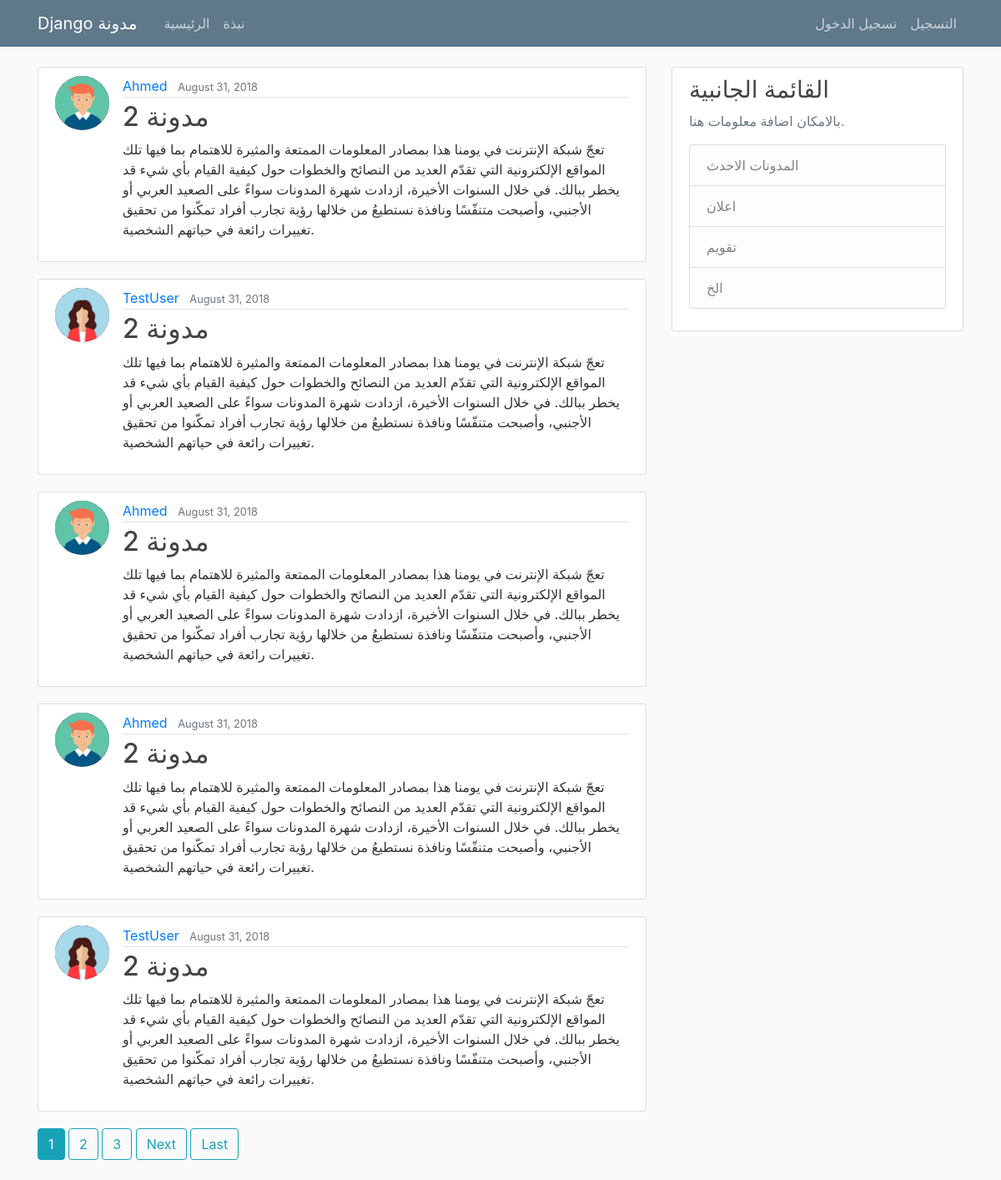
The page / on the database its author committed.
### blog/models.py (models this page shows, shortened)
class Post(models.Model):
    title = models.CharField(verbose_name= 'العنوان', max_length=100)
    content = models.TextField(verbose_name= 'المحتوى')
    date_posted = models.DateTimeField(default=timezone.now)
    author = models.ForeignKey(User, on_delete=models.CASCADE)

### users/models.py (models this page shows, shortened)
class Profile(models.Model):
    user = models.OneToOneField(User, on_delete=models.CASCADE)
    image = models.ImageField(default='default.jpg', upload_to='profile_pics')

### blog/views.py (the view)
# urls.py: path('', PostListView.as_view(), name='blog-home'),
class PostListView(ListView):
    model = Post
    template_name = 'blog/home.html'  # <app>/<model>_<viewtype>.html
    context_object_name = 'posts'
    ordering = ['-date_posted']
    paginate_by = 5

### blog/templates/blog/home.html (shortened to what this page needs)
{% extends "blog/base.html" %}
{% block content %}
    {% for post in posts %}
        <article class="media content-section">
          <img class="rounded-circle article-img" src="{{ post.author.profile.image.url }}">
          <div class="media-body">
            <div class="article-metadata">
              <a class="mr-2" href="{% url 'user-posts' post.author.username %}">{{ post.author }}</a>
              <small class="text-muted">{{ post.date_posted|date:"F d, Y" }}</small>
            </div>
            <h2><a class="article-title" href="{% url 'post-detail' post.id %}">{{ post.title }}</a></h2>
            <p class="article-content">{{ post.content }}</p>
          </div>
        </article>
    {% endfor %}
    {% if is_paginated %}
      {% for num in page_obj.paginator.page_range %}
        {% if page_obj.number == num %}
          <a class="btn btn-info mb-4" href="?page={{ num }}">{{ num }}</a>
        {% elif num > page_obj.number|add:'-3' and num < page_obj.number|add:'3' %}
          <a class="btn btn-outline-info mb-4" href="?page={{ num }}">{{ num }}</a>
        {% endif %}
      {% endfor %}
      {% if page_obj.has_next %}
        <a class="btn btn-outline-info mb-4" href="?page={{ page_obj.next_page_number }}">Next</a>
        <a class="btn btn-outline-info mb-4" href="?page={{ page_obj.paginator.num_pages }}">Last</a>
      {% endif %}
    {% endif %}
{% endblock content %}

### blog/templates/blog/base.html (shortened to what this page needs)
{% load static %}
<!DOCTYPE html>
<html>
<head>
    <link rel="stylesheet" href="https://maxcdn.bootstrapcdn.com/bootstrap/4.0.0/css/bootstrap.min.css">
    <link rel="stylesheet" type="text/css" href="{% static 'blog/main.css' %}">
</head>
<body>
    <header class="site-header">
      <nav class="navbar navbar-expand-md navbar-dark bg-steel fixed-top">
        <div class="container">
          <a class="navbar-brand mr-4" href="{% url 'blog-home' %}">Django مدونة</a>
          <div class="collapse navbar-collapse" id="navbarToggle">
            <div class="navbar-nav mr-auto">
              <a class="nav-item nav-link" href="{% url 'blog-home' %}">الرئيسية</a>
              <a class="nav-item nav-link" href="{% url 'blog-about' %}">نبذة</a>
            </div>
            <div class="navbar-nav">
              {% if user.is_authenticated %}
                <a class="nav-item nav-link" href="{% url 'post-create' %}">مدونة جديدة</a>
                <a class="nav-item nav-link" href="{% url 'profile' %}">الملف الشخصي</a>
                <a class="nav-item nav-link" href="{% url 'logout' %}">تسجيل الخروج</a>
              {% else %}
                <a class="nav-item nav-link" href="{% url 'login' %}">تسجيل الدخول</a>
                <a class="nav-item nav-link" href="{% url 'register' %}">التسجيل</a>
              {% endif %}
            </div>
          </div>
        </div>
      </nav>
    </header>
    <main role="main" class="container">
      <div class="row">
        <div class="col-md-8">
          {% block content %}{% endblock %}
        </div>
        <div class="col-md-4">
          <div class="content-section">
            <h3>القائمة الجانبية</h3>
            <p class='text-muted'>بالامكان اضافة معلومات هنا.
              <ul class="list-group">
                <li class="list-group-item list-group-item-light">المدونات الاحدث</li>
                <li class="list-group-item list-group-item-light">اعلان</li>
                <li class="list-group-item list-group-item-light">تقويم</li>
                <li class="list-group-item list-group-item-light">الخ</li>
              </ul>
            </p>
          </div>
        </div>
      </div>
    </main>
</body>
</html>

### blog/static/blog/main.css (style rules this page uses)
body { background: #fafafa; color: #333333; margin-top: 5rem; }
h1, h2, h3, h4, h5, h6 { color: #444444; }
ul { margin: 0; }
.bg-steel { background-color: #5f788a; }
.site-header .navbar-nav .nav-link { color: #cbd5db; }
.content-section { background: #ffffff; padding: 10px 20px; border: 1px solid #dddddd; border-radius: 3px; margin-bottom: 20px; }
.article-title { color: #444444; }
.article-content { white-space: pre-line; }
.article-img { height: 65px; width: 65px; margin-right: 16px; }
.article-metadata { padding-bottom: 1px; margin-bottom: 4px; border-bottom: 1px solid #e3e3e3 }

### rows shown on the page
Post: author.profile.image (picture), author "Ahmed", date_posted "August 31, 2018", title "مدونة 2", content "تعجّ شبكة الإنترنت في يومنا هذا بمصادر المعلومات الممتعة والمثيرة للاهتمام بما فيها تلك المواقع الإلكترونية التي تقدّم العديد من النصائح والخطوات حول كيفية القيام بأي شيء قد يخطر ببالك. في خلال السنوات الأخيرة، ازدادت شهرة المدونات سواءً على الصعيد العربي أو الأجنبي، وأصبحت متنفّسًا ونافذة نستطيعُ من خلالها رؤية تجارب أفراد تمكّنوا من تحقيق تغييرات رائعة في حياتهم الشخصية."
Post: author.profile.image (picture), author "TestUser", date_posted "August 31, 2018", title "مدونة 2", content "تعجّ شبكة الإنترنت في يومنا هذا بمصادر المعلومات الممتعة والمثيرة للاهتمام بما فيها تلك المواقع الإلكترونية التي تقدّم العديد من النصائح والخطوات حول كيفية القيام بأي شيء قد يخطر ببالك. في خلال السنوات الأخيرة، ازدادت شهرة المدونات سواءً على الصعيد العربي أو الأجنبي، وأصبحت متنفّسًا ونافذة نستطيعُ من خلالها رؤية تجارب أفراد تمكّنوا من تحقيق تغييرات رائعة في حياتهم الشخصية."
Post: author.profile.image (picture), author "Ahmed", date_posted "August 31, 2018", title "مدونة 2", content "تعجّ شبكة الإنترنت في يومنا هذا بمصادر المعلومات الممتعة والمثيرة للاهتمام بما فيها تلك المواقع الإلكترونية التي تقدّم العديد من النصائح والخطوات حول كيفية القيام بأي شيء قد يخطر ببالك. في خلال السنوات الأخيرة، ازدادت شهرة المدونات سواءً على الصعيد العربي أو الأجنبي، وأصبحت متنفّسًا ونافذة نستطيعُ من خلالها رؤية تجارب أفراد تمكّنوا من تحقيق تغييرات رائعة في حياتهم الشخصية."
Post: author.profile.image (picture), author "Ahmed", date_posted "August 31, 2018", title "مدونة 2", content "تعجّ شبكة الإنترنت في يومنا هذا بمصادر المعلومات الممتعة والمثيرة للاهتمام بما فيها تلك المواقع الإلكترونية التي تقدّم العديد من النصائح والخطوات حول كيفية القيام بأي شيء قد يخطر ببالك. في خلال السنوات الأخيرة، ازدادت شهرة المدونات سواءً على الصعيد العربي أو الأجنبي، وأصبحت متنفّسًا ونافذة نستطيعُ من خلالها رؤية تجارب أفراد تمكّنوا من تحقيق تغييرات رائعة في حياتهم الشخصية."
Post: author.profile.image (picture), author "TestUser", date_posted "August 31, 2018", title "مدونة 2", content "تعجّ شبكة الإنترنت في يومنا هذا بمصادر المعلومات الممتعة والمثيرة للاهتمام بما فيها تلك المواقع الإلكترونية التي تقدّم العديد من النصائح والخطوات حول كيفية القيام بأي شيء قد يخطر ببالك. في خلال السنوات الأخيرة، ازدادت شهرة المدونات سواءً على الصعيد العربي أو الأجنبي، وأصبحت متنفّسًا ونافذة نستطيعُ من خلالها رؤية تجارب أفراد تمكّنوا من تحقيق تغييرات رائعة في حياتهم الشخصية."

### other values the page prints
{{ num }} "1"
{{ num }} "2" "3"
